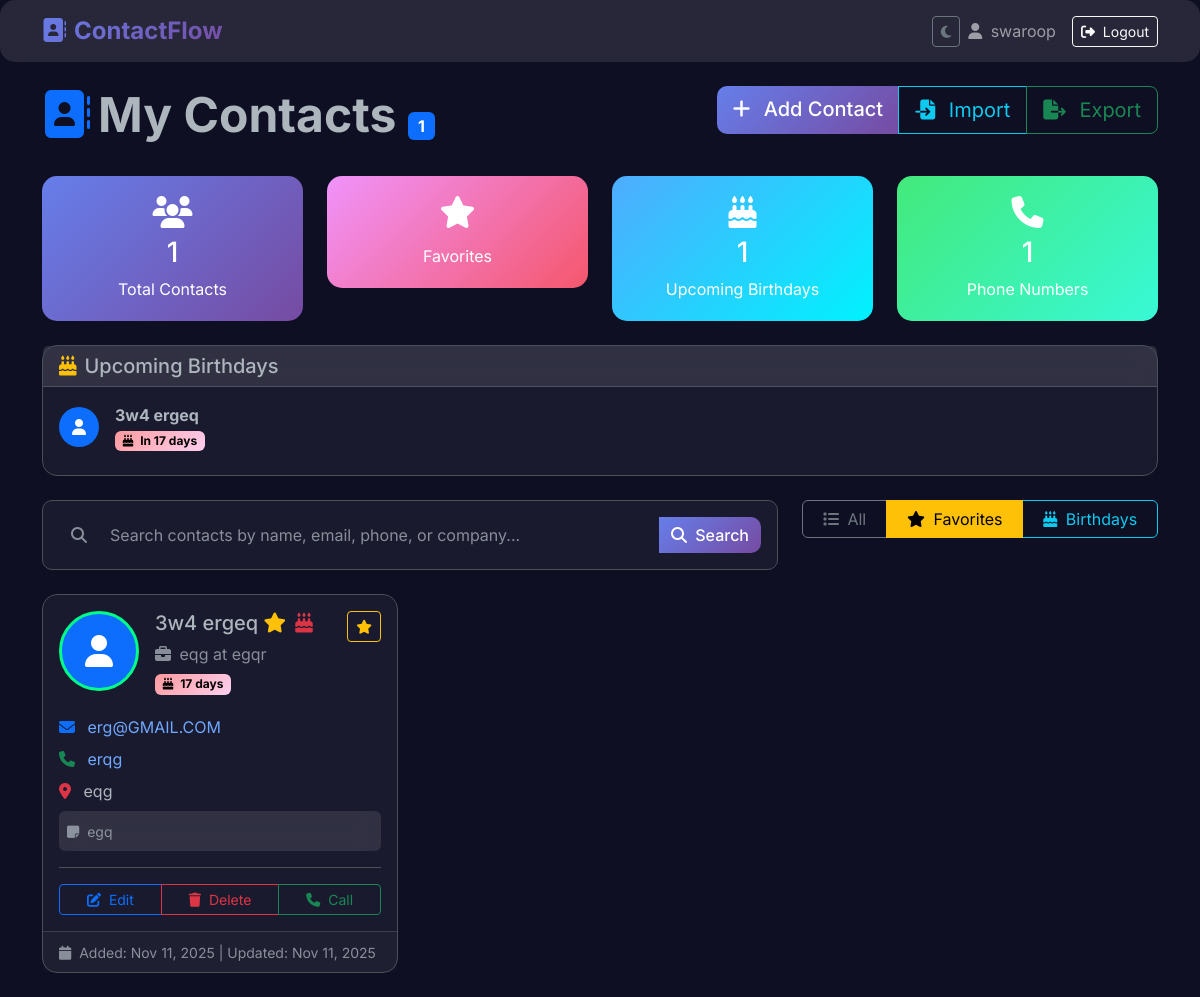
The page /?filter=favorites (signed in) on the database its author committed.
### contacts/models.py (models this page shows, shortened)
class Contact(models.Model):
    user = models.ForeignKey(User, on_delete=models.CASCADE)
    first_name = models.CharField(max_length=50)
    last_name = models.CharField(max_length=50)
    email = models.EmailField(blank=True, null=True)
    phone_number = models.CharField(max_length=20)
    address = models.TextField(blank=True, null=True)
    company = models.CharField(max_length=100, blank=True, null=True)
    job_title = models.CharField(max_length=100, blank=True, null=True)
    notes = models.TextField(blank=True, null=True)
    profile_picture = models.ImageField(upload_to=contact_photo_path, blank=True, null=True)
    is_favorite = models.BooleanField(default=False)
    birthday = models.DateField(blank=True, null=True)
    created_at = models.DateTimeField(auto_now_add=True)
    updated_at = models.DateTimeField(auto_now=True)
    @property
    def days_until_birthday(self):
        if not self.birthday:
            return None
        today = date.today()
        next_birthday = self.birthday.replace(year=today.year)
        if next_birthday < today:
            next_birthday = next_birthday.replace(year=today.year + 1)
        return (next_birthday - today).days
    class Meta:
        ordering = ['first_name', 'last_name']

### contacts/views.py (the view, shortened to what this page needs)
# urls.py: path('', views.contact_list, name='contact_list'),
@login_required
def contact_list(request):
    query = request.GET.get('q')
    filter_type = request.GET.get('filter', 'all')
    contacts = Contact.objects.filter(user=request.user)
    if filter_type == 'favorites':
        contacts = contacts.filter(is_favorite=True)
    elif filter_type == 'recent':
        contacts = contacts.order_by('-created_at')[:10]
    elif filter_type == 'birthdays':
        contacts = [contact for contact in contacts if contact.days_until_birthday is not None and contact.days_until_birthday <= 30]
    upcoming_birthdays = []
    for contact in Contact.objects.filter(user=request.user):
        if contact.days_until_birthday is not None and contact.days_until_birthday <= 30:
            upcoming_birthdays.append(contact)
    return render(request, 'contacts/contact_list.html', {
        'contacts': contacts,
        'query': query,
        'filter_type': filter_type,
        'upcoming_birthdays': upcoming_birthdays[:5]
    })

### templates/contacts/contact_list.html (shortened to what this page needs)
{% extends 'base.html' %}
{% block content %}
<div class="row mb-4">
    <div class="col-md-6">
        <h1 class="display-5 fw-bold">
            <i class="fas fa-address-book text-primary me-2"></i>My Contacts
            <span class="badge bg-primary fs-6">{{ contacts.count }}</span>
        </h1>
    </div>
    <div class="col-md-6 text-end">
        <div class="btn-group">
            <a href="{% url 'add_contact' %}" class="btn btn-primary btn-lg">
                <i class="fas fa-plus me-2"></i> Add Contact
            </a>
            <a href="{% url 'import_contacts' %}" class="btn btn-outline-info btn-lg">
                <i class="fas fa-file-import me-2"></i> Import
            </a>
            <a href="{% url 'export_contacts' %}" class="btn btn-outline-success btn-lg">
                <i class="fas fa-file-export me-2"></i> Export
            </a>
        </div>
    </div>
</div>
<div class="row mb-4">
    <div class="col-md-3">
        <div class="stats-card text-center">
            <i class="fas fa-users fa-2x mb-2"></i>
            <h3>{{ contacts.count }}</h3>
            <p class="mb-0">Total Contacts</p>
        </div>
    </div>
    <div class="col-md-3">
        <div class="stats-card text-center" style="background: linear-gradient(135deg, #f093fb 0%, #f5576c 100%);">
            <i class="fas fa-star fa-2x mb-2"></i>
            <p class="mb-0">Favorites</p>
        </div>
    </div>
    <div class="col-md-3">
        <div class="stats-card text-center" style="background: linear-gradient(135deg, #4facfe 0%, #00f2fe 100%);">
            <i class="fas fa-birthday-cake fa-2x mb-2"></i>
            <h3>{{ upcoming_birthdays|length }}</h3>
            <p class="mb-0">Upcoming Birthdays</p>
        </div>
    </div>
    <div class="col-md-3">
        <div class="stats-card text-center" style="background: linear-gradient(135deg, #43e97b 0%, #38f9d7 100%);">
            <i class="fas fa-phone fa-2x mb-2"></i>
            <h3>{{ contacts.count }}</h3>
            <p class="mb-0">Phone Numbers</p>
        </div>
    </div>
</div>
{% if upcoming_birthdays %}
<div class="row mb-4">
    <div class="col-12">
        <div class="card contact-card">
            <div class="card-header glass-effect">
                <h5 class="mb-0"><i class="fas fa-birthday-cake text-warning me-2"></i>Upcoming Birthdays</h5>
            </div>
            <div class="card-body">
                <div class="row">
                    {% for contact in upcoming_birthdays %}
                    <div class="col-md-4 mb-2">
                        <div class="d-flex align-items-center">
                            {% if contact.profile_picture %}
                            <img src="{{ contact.profile_picture.url }}" class="rounded-circle me-3" style="width: 40px; height: 40px; object-fit: cover;">
                            {% else %}
                            <div class="rounded-circle bg-primary me-3 d-flex align-items-center justify-content-center" style="width: 40px; height: 40px;">
                                <i class="fas fa-user text-white"></i>
                            </div>
                            {% endif %}
                            <div>
                                <strong>{{ contact.first_name }} {{ contact.last_name }}</strong>
                                <br>
                                <span class="badge birthday-badge">
                                    <i class="fas fa-birthday-cake me-1"></i>
                                    {% if contact.days_until_birthday == 0 %}
                                    Today! 🎉
                                    {% else %}
                                    In {{ contact.days_until_birthday }} days
                                    {% endif %}
                                </span>
                            </div>
                        </div>
                    </div>
                    {% endfor %}
                </div>
            </div>
        </div>
    </div>
</div>
{% endif %}
<div class="row mb-4">
    <div class="col-md-8">
        <form method="get" class="search-box p-3">
            <div class="input-group">
                <span class="input-group-text bg-transparent border-0">
                    <i class="fas fa-search text-muted"></i>
                </span>
                <input type="text" name="q" class="form-control border-0" placeholder="Search contacts by name, email, phone, or company..."
                       value="{{ query|default:'' }}">
                <button class="btn btn-primary" type="submit">
                    <i class="fas fa-search me-1"></i> Search
                </button>
            </div>
        </form>
    </div>
    <div class="col-md-4">
        <div class="btn-group w-100">
            <a href="?filter=all" class="btn btn-outline-secondary {% if filter_type == 'all' %}active{% endif %}">
                <i class="fas fa-list me-1"></i> All
            </a>
            <a href="?filter=favorites" class="btn btn-outline-warning {% if filter_type == 'favorites' %}active{% endif %}">
                <i class="fas fa-star me-1"></i> Favorites
            </a>
            <a href="?filter=birthdays" class="btn btn-outline-info {% if filter_type == 'birthdays' %}active{% endif %}">
                <i class="fas fa-birthday-cake me-1"></i> Birthdays
            </a>
        </div>
    </div>
</div>
{% if contacts %}
<div class="row">
    {% for contact in contacts %}
    <div class="col-xl-4 col-lg-6 col-md-6 mb-4">
        <div class="card contact-card h-100">
            <div class="card-body">
                <div class="d-flex align-items-start mb-3">
                    {% if contact.profile_picture %}
                    <img src="{{ contact.profile_picture.url }}" class="profile-pic me-3" alt="{{ contact.first_name }}">
                    {% else %}
                    <div class="profile-pic me-3 d-flex align-items-center justify-content-center bg-primary">
                        <i class="fas fa-user fa-2x text-white"></i>
                    </div>
                    {% endif %}
                    <div class="flex-grow-1">
                        <div class="d-flex justify-content-between align-items-start">
                            <h5 class="card-title mb-1">
                                {{ contact.first_name }} {{ contact.last_name }}
                                {% if contact.is_favorite %}
                                <i class="fas fa-star text-warning favorite-btn" title="Favorite"></i>
                                {% endif %}
                                {% if contact.birthday %}
                                <i class="fas fa-birthday-cake text-danger ms-1" title="Birthday: {{ contact.birthday }}"></i>
                                {% endif %}
                            </h5>
                            <a href="{% url 'toggle_favorite' contact.pk %}" class="btn btn-sm btn-outline-warning">
                                <i class="fas fa-star{% if not contact.is_favorite %}-o{% endif %}"></i>
                            </a>
                        </div>
                        {% if contact.job_title and contact.company %}
                        <p class="text-muted mb-1">
                            <i class="fas fa-briefcase me-1"></i>
                            {{ contact.job_title }} at {{ contact.company }}
                        </p>
                        {% endif %}
                        {% if contact.birthday and contact.days_until_birthday is not None %}
                        <p class="mb-1">
                            <span class="badge birthday-badge">
                                <i class="fas fa-birthday-cake me-1"></i>
                                {% if contact.days_until_birthday == 0 %}
                                Birthday Today! 🎉
                                {% else %}
                                {{ contact.days_until_birthday }} days
                                {% endif %}
                            </span>
                        </p>
                        {% endif %}
                    </div>
                </div>
                <div class="contact-info">
                    {% if contact.email %}
                    <p class="mb-2">
                        <i class="fas fa-envelope text-primary me-2"></i>
                        <a href="mailto:{{ contact.email }}" class="text-decoration-none">{{ contact.email }}</a>
                    </p>
                    {% endif %}
                    {% if contact.phone_number %}
                    <p class="mb-2">
                        <i class="fas fa-phone text-success me-2"></i>
                        <a href="tel:{{ contact.phone_number }}" class="text-decoration-none">{{ contact.phone_number }}</a>
                    </p>
                    {% endif %}
                    {% if contact.address %}
                    <p class="mb-2">
                        <i class="fas fa-map-marker-alt text-danger me-2"></i>
                        <span>{{ contact.address|linebreaksbr }}</span>
                    </p>
                    {% endif %}
                    {% if contact.notes %}
                    <div class="mt-2 p-2 glass-effect rounded">
                        <small class="text-muted">
                            <i class="fas fa-sticky-note me-1"></i>
                            {{ contact.notes|truncatewords:20 }}
                        </small>
                    </div>
                    {% endif %}
                </div>
                <div class="contact-actions mt-3 pt-3 border-top">
                    <div class="btn-group w-100">
                        <a href="{% url 'edit_contact' contact.pk %}" class="btn btn-outline-primary btn-sm">
                            <i class="fas fa-edit me-1"></i> Edit
                        </a>
                        <a href="{% url 'delete_contact' contact.pk %}" class="btn btn-outline-danger btn-sm">
                            <i class="fas fa-trash me-1"></i> Delete
                        </a>
                        {% if contact.phone_number %}
                        <a href="tel:{{ contact.phone_number }}" class="btn btn-outline-success btn-sm">
                            <i class="fas fa-phone me-1"></i> Call
                        </a>
                        {% endif %}
                    </div>
                </div>
            </div>
            <div class="card-footer text-muted">
                <small>
                    <i class="fas fa-calendar me-1"></i>
                    Added: {{ contact.created_at|date:"M d, Y" }}
                    {% if contact.updated_at != contact.created_at %}
                    | Updated: {{ contact.updated_at|date:"M d, Y" }}
                    {% endif %}
                </small>
            </div>
        </div>
    </div>
    {% endfor %}
</div>
{% endif %}
{% endblock %}

### templates/base.html (shortened to what this page needs)
<!DOCTYPE html>
<html lang="en" data-bs-theme="dark">
<head>
    <link href="https://cdn.jsdelivr.net/npm/bootstrap@5.3.0/dist/css/bootstrap.min.css" rel="stylesheet">
    <link href="https://cdnjs.cloudflare.com/ajax/libs/font-awesome/6.4.0/css/all.min.css" rel="stylesheet">
</head>
<body>
    <nav class="navbar navbar-expand-lg navbar-dark glass-effect">
        <div class="container">
            <a class="navbar-brand" href="{% url 'contact_list' %}">
                <i class="fas fa-address-book me-2"></i>ContactFlow
            </a>
            {% if user.is_authenticated %}
            <div class="navbar-nav ms-auto align-items-center">
                <button class="btn btn-outline-secondary btn-sm me-2" onclick="toggleTheme()" title="Toggle Theme">
                    <i class="fas fa-moon" id="theme-icon"></i>
                </button>
                <span class="navbar-text me-3">
                    <i class="fas fa-user me-1"></i> {{ user.username }}
                </span>
                <a class="btn btn-outline-light btn-sm" href="{% url 'logout' %}">
                    <i class="fas fa-sign-out-alt me-1"></i> Logout
                </a>
            </div>
            {% endif %}
        </div>
    </nav>
    <div class="container mt-4">
        {% block content %}
        {% endblock %}
    </div>
</body>
</html>

### templates/base.html (style rules this page uses)
:root { --primary-gradient: linear-gradient(135deg, #667eea 0%, #764ba2 100%); --secondary-gradient: linear-gradient(135deg, #f093fb 0%, #f5576c 100%); --dark-bg: #0f0f23; --card-bg: #1a1a2e; --accent: #00ff88; }
body { font-family: 'Inter', sans-serif; background: var(--dark-bg); color: var(--bs-body-color); min-height: 100vh; transition: all 0.3s ease; }
.navbar-brand { font-weight: 700; background: var(--primary-gradient); -webkit-background-clip: text; -webkit-text-fill-color: transparent; font-size: 1.5rem; }
.contact-card { background: var(--card-bg); border: 1px solid var(--bs-border-color); border-radius: 15px; transition: all 0.3s ease; backdrop-filter: blur(10px); }
.btn-primary { background: var(--primary-gradient); border: none; border-radius: 10px; font-weight: 500; transition: all 0.3s ease; }
.favorite-btn { color: #ffd700; transition: all 0.3s ease; }
.search-box { background: var(--card-bg); border: 1px solid var(--bs-border-color); border-radius: 10px; }
.form-control { background: var(--card-bg); border: 1px solid var(--bs-border-color); color: var(--bs-body-color); border-radius: 10px; }
.profile-pic { width: 80px; height: 80px; border-radius: 50%; object-fit: cover; border: 3px solid var(--accent); }
.stats-card { background: var(--primary-gradient); border-radius: 15px; padding: 20px; color: white; }
.glass-effect { background: rgba(255, 255, 255, 0.1); backdrop-filter: blur(10px); border-radius: 15px; }
.birthday-badge { background: linear-gradient(135deg, #ff9a9e 0%, #fecfef 100%); color: #000; }

### rows shown on the page
Contact: first_name "3w4", last_name "ergeq", days_until_birthday "17", is_favorite True (drawn), job_title "eqg", company "egqr", email "erg@GMAIL.COM", phone_number "erqg", address "eqg", notes "egq", created_at "Nov 11, 2025", updated_at "Nov 11, 2025"

### other values the page prints
{{ user.username }} "swaroop"
{{ contacts.count }} "1"
{{ upcoming_birthdays|length }} "1"
